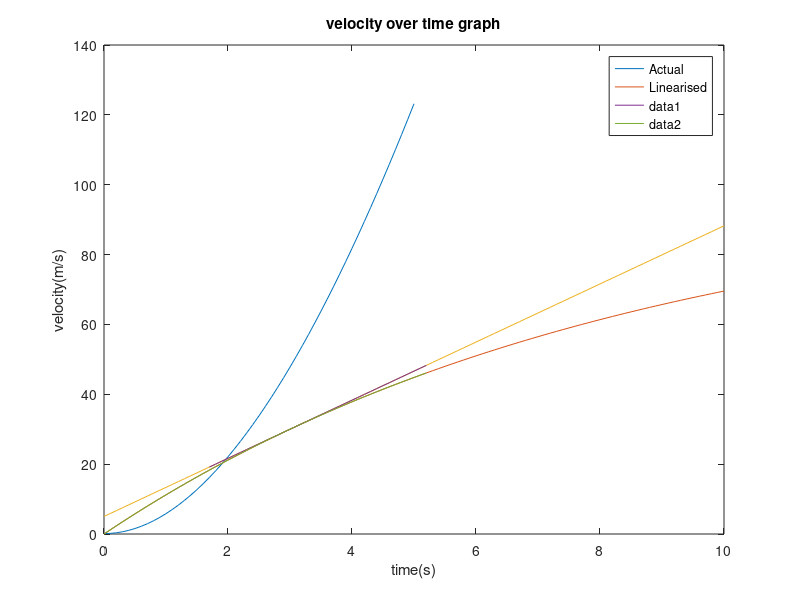

Reproduce this figure in MATLAB.
%% Plot the graph
x1 = 0:0.1:50;
y1 = 100*(1-exp(-0.11889*x1));
figure
plot(x1,y1)
title('velocity over time graph')
xlabel('time(s)')
ylabel('velocity(m/s)')

%% Distance
x = 0:0.1:5;
y1 = 100*(x+(exp(-0.11889*x)/0.11889))-841;
plot(x,y1)
title('distance time graph')
xlabel('time(s)')
ylabel('distance(m)')
##when y=100 x= 4.5 seconds

%% question 4
x1 = 0:0.1:10;
y1=8.32*x1+5.03;
y2 = 100*(1-exp(-0.11889*x1));
hold on
plot(x1,y2)
plot(x1,y1)
title('velocity over time graph')
xlabel('time(s)')
ylabel('velocity(m/s)')
legend('Actual','Linearised')
hold off
%% question 5
x1=1.7:0.1:5.2;
x2=0:0.1:5.2;
y1=8.32*x1+5.03;
y2 = 100*(1-exp(-0.11889*x2));
hold on
plot (x1,y1)
plot (x2,y2)
hold off
